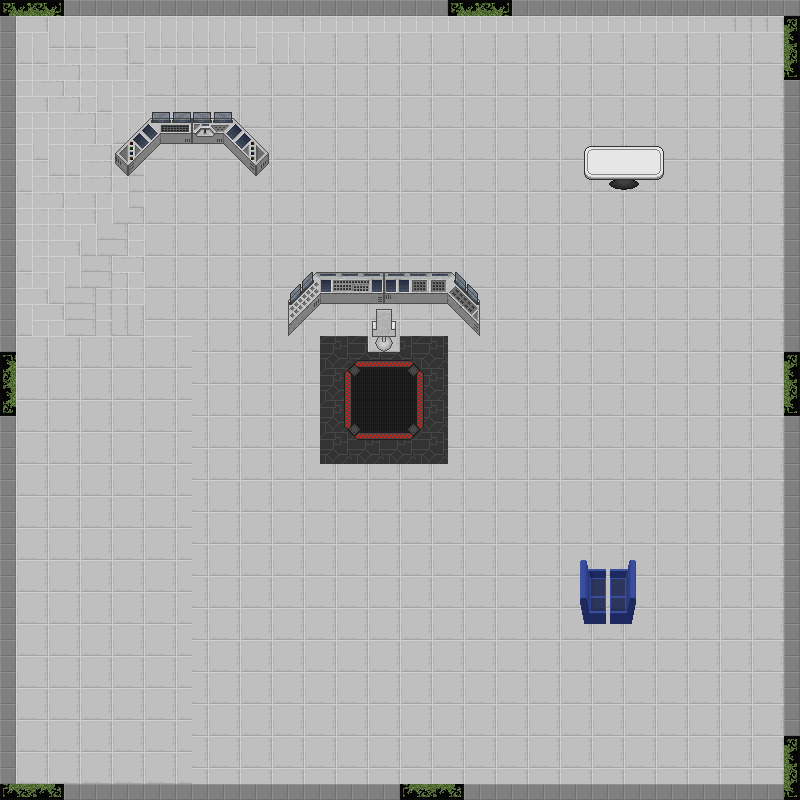

The image is a tile-based game level rendered from a .tmx file. Its description and source (layers, tilesets, objects; grid data summarised) follow:
An orthogonal 50x50 tile map with 16x16 px tiles, 2 tile layers (background, wall), 2 tilesets and 5 objects (4x collision, player).

<map version="1.5" tiledversion="1.7.2" orientation="orthogonal" renderorder="right-down" width="50" height="50" tilewidth="16" tileheight="16" infinite="0" nextlayerid="4" nextobjectid="55">
 <tileset firstgid="1" source="map_tileset/grass.tsx" />
 <tileset firstgid="281" source="map_tileset/tileset.tsx" />
 <layer id="1" name="background" width="50" height="50">
  <data>[2500 cells, 2500 non-empty, 11 distinct tile ids]</data>
 </layer>
 <layer id="2" name="wall" width="50" height="50">
  <data>[2500 cells, 382 non-empty, 191 distinct tile ids]</data>
 </layer>
 <objectgroup id="3" name="Objects">
  <object id="2" type="collision" x="1" y="0" width="13.6667" height="799.333" />
  <object id="4" type="collision" x="1.33333" y="784.667" width="798.333" height="14" />
  <object id="5" type="collision" x="785" y="0.666667" width="14" height="796.667" />
  <object id="6" type="collision" x="1.66667" y="0.666667" width="797.333" height="13.3333" />
  <object id="15" name="player" x="480.379" y="412.889">
   <point />
  </object>
 </objectgroup>
</map>
